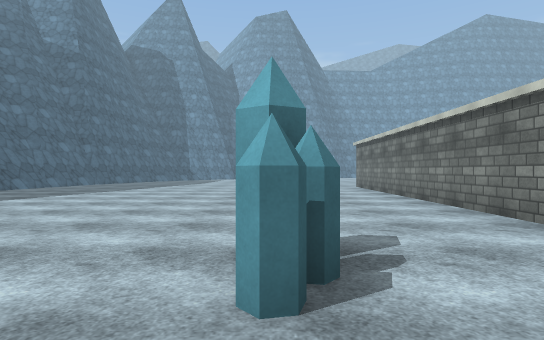
view 1 (above)

24 first-person views from a walk through a scene from a Unity 3-D project. The camera is 1.3 m above the floor, looks level and sees 80° across. The floor is counted in squares, 2 m on a side. Each view is taken from the middle of a square. On the plan, view 1 faces up. The plan holds only what a view shows up to about 10 squares ahead; the rest is blank. The place goes on beyond the plan. The player is left out. Surface patterns are stand-ins for the level's own textures.

view 2
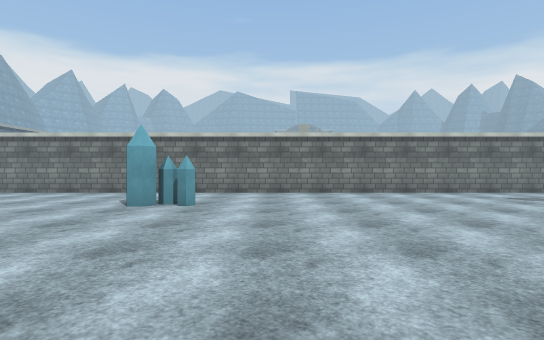

view 3
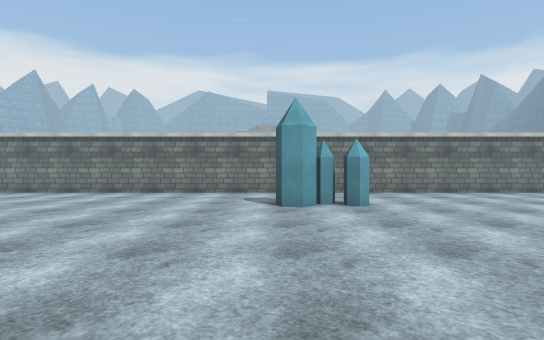

view 4
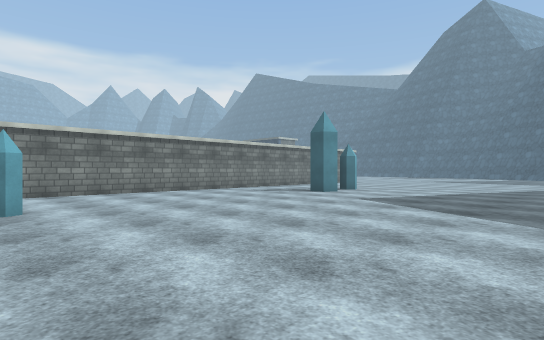

view 5
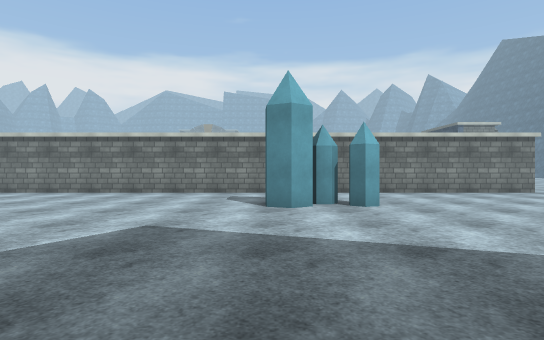

view 6
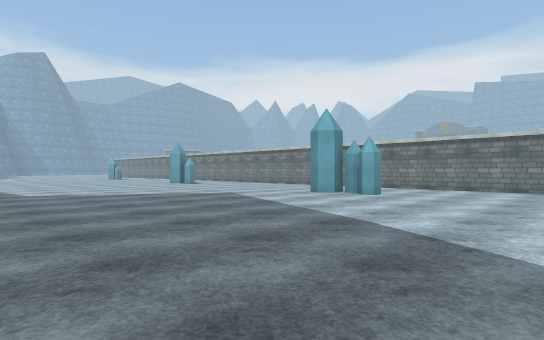

view 7
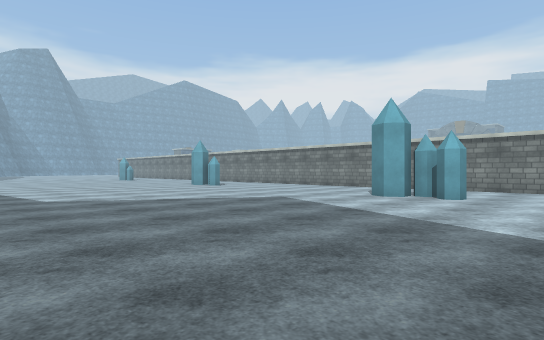

view 8
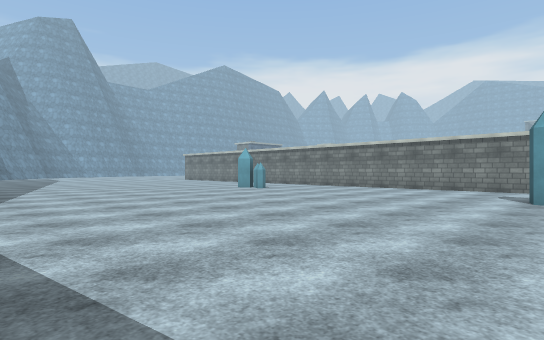

view 9
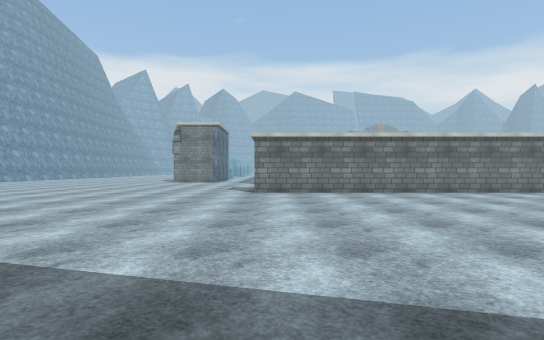

view 10
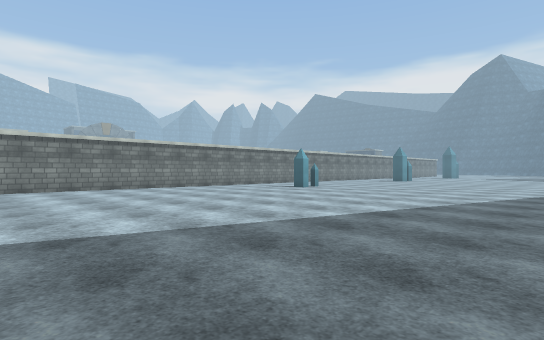

view 11
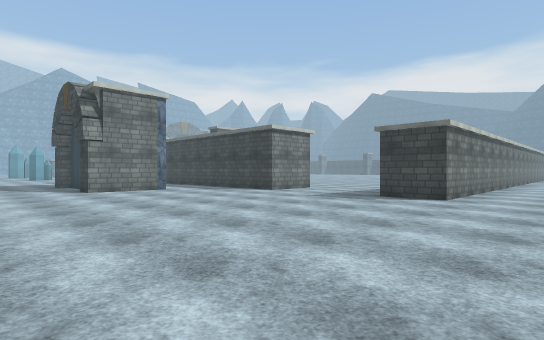

view 12
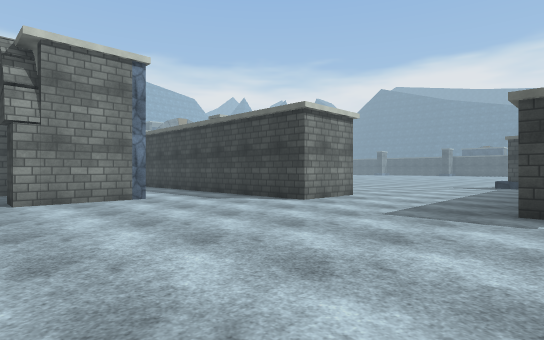

view 13
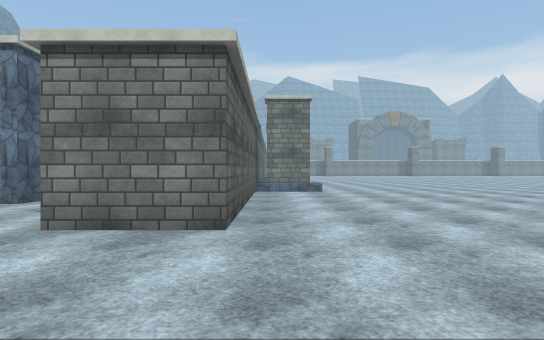

view 14
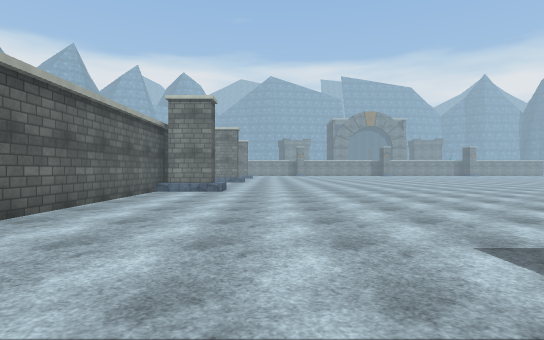

view 15
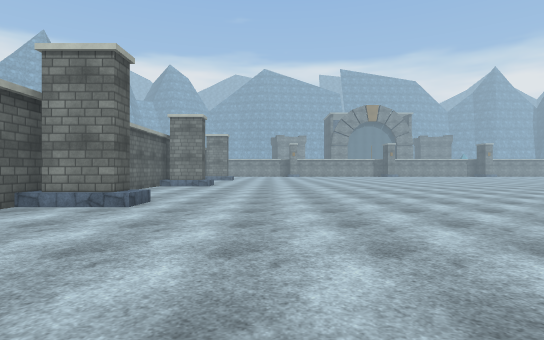

view 16
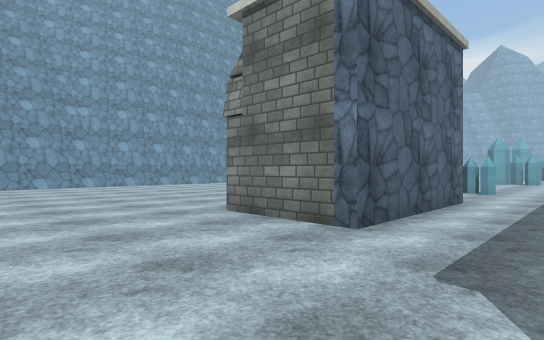

view 17
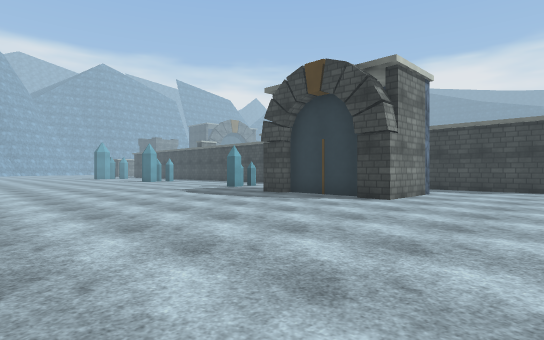

view 18
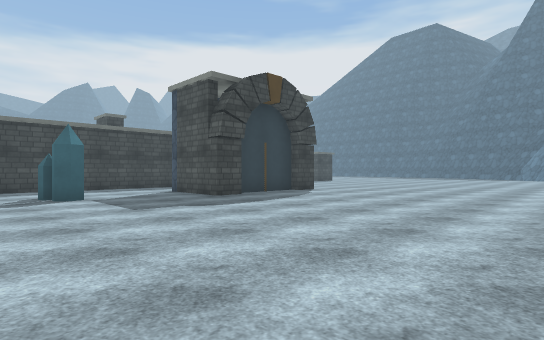

view 19
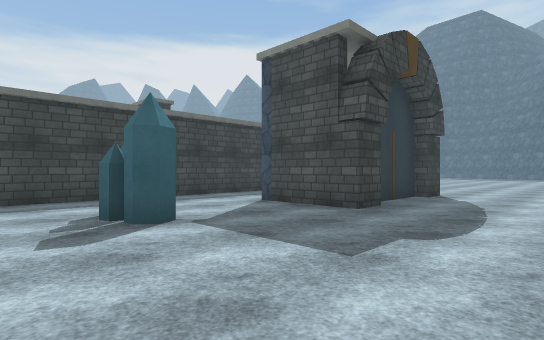

view 20
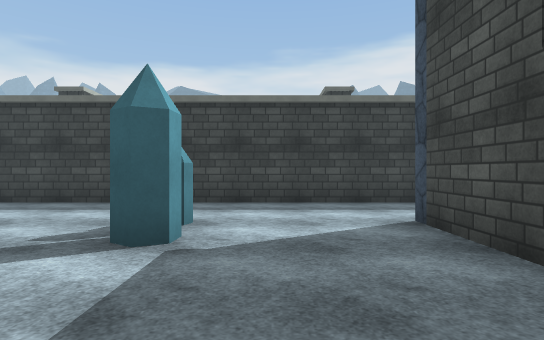

view 21
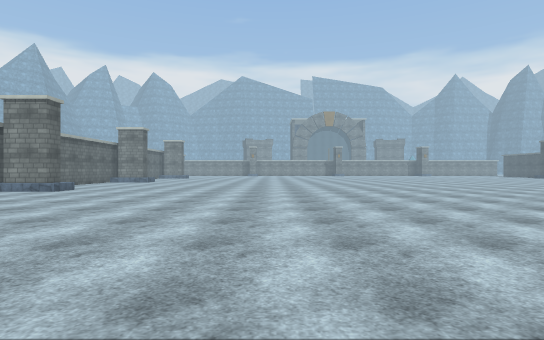

view 22
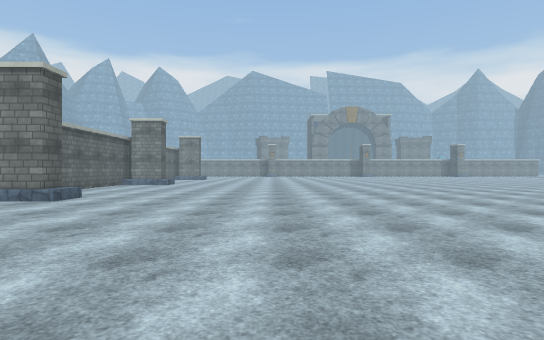

view 23
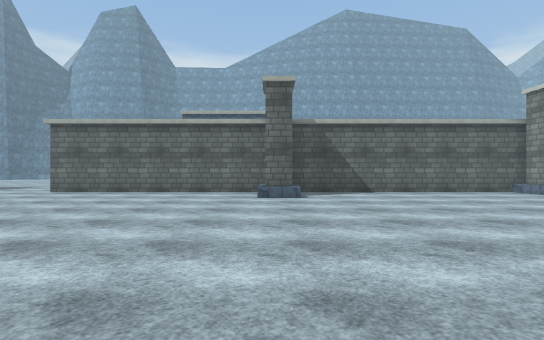

view 24
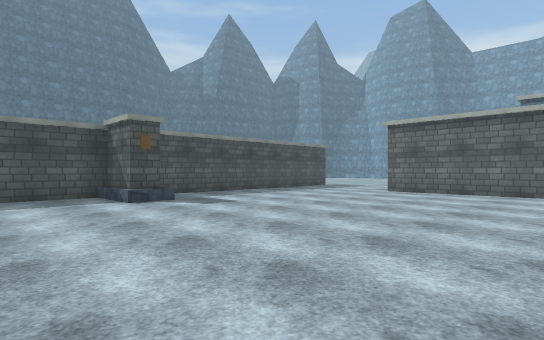

### Floor plan
Points are (right, up) in squares from view 1. A wall is a line through its corners. A room is listed if a view was taken in it or the views show most of it. See-through windows are left out.
Room 1 (views 1, 2, 3, 4, 5, 6, 7, 8, 9, 10, 11, 12, 13, 16, 17, 18, 19, 20)
walls: (8.5, 10.5) (8.5, 12.5) (20.5, 12.5); (11.9, 16.9) (14.4, 16.9) (14.4, 17.2) (15.2, 17.2) (15.2, 14.8) (11.2, 14.8) (11.2, 17.2) (12, 17.2); (3.3, -21.5) (3.3, 12.5) (4.8, 12.5)
ways out: opening at (6.5, 9.2) to room 2
objects: other object (0, -17) to (0, -16); other object (0, -15); other object (0, -7); other object (0, -6); other object (0, 2); other object (1, -16); other object (18, 15); other object (18, 16)
Room 2 (views 14, 15, 21, 22, 23, 24)
walls: (6.2, 4.4) (6.2, 3.7) (4.8, 3.7); (4.8, 3.5) (4.8, 1.6); (15.5, 8.8) (14.8, 8.8) (14.8, 10.2); (4.8, 6.9) (4.8, 5); (20.5, 10.5) (8.5, 10.5)
low walls: (6.5, 3.5) (5.6, 3.5); (5.5, 3.5) (4.8, 3.5); (14.7, 8.5) (14.7, 10.5)
ways out: opening at (6.5, 9.2) to room 1

Where each view was taken, in squares from view 1:
view 1: 0 up, 0 right, facing up
view 2: 0 up, 6 left, facing right
view 3: 6 down, 6 left, facing right
view 4: 7 down, 6 left, facing down-right
view 5: 15 down, 6 left, facing right
view 6: 21 down, 8 left, facing up-right
view 7: 19 down, 8 left, facing up-right
view 8: 7 down, 8 left, facing up-right
view 9: 12 up, 6 left, facing right
view 10: 12 up, 8 left, facing down-right
view 11: 20 up, 1 right, facing down-right
view 12: 18 up, 4 right, facing down-right
view 13: 10 up, 5 right, facing right
view 14: 7 up, 5 right, facing right
view 15: 6 up, 9 right, facing right
view 16: 13 up, 8 right, facing up-right
view 17: 24 up, 8 right, facing down-right
view 18: 24 up, 20 right, facing down-left
view 19: 20 up, 20 right, facing down-left
view 20: 19 up, 17 right, facing down
view 21: 2 up, 5 right, facing right
view 22: 4 up, 8 right, facing right
view 23: 1 up, 15 right, facing up
view 24: 1 up, 13 right, facing up-left
